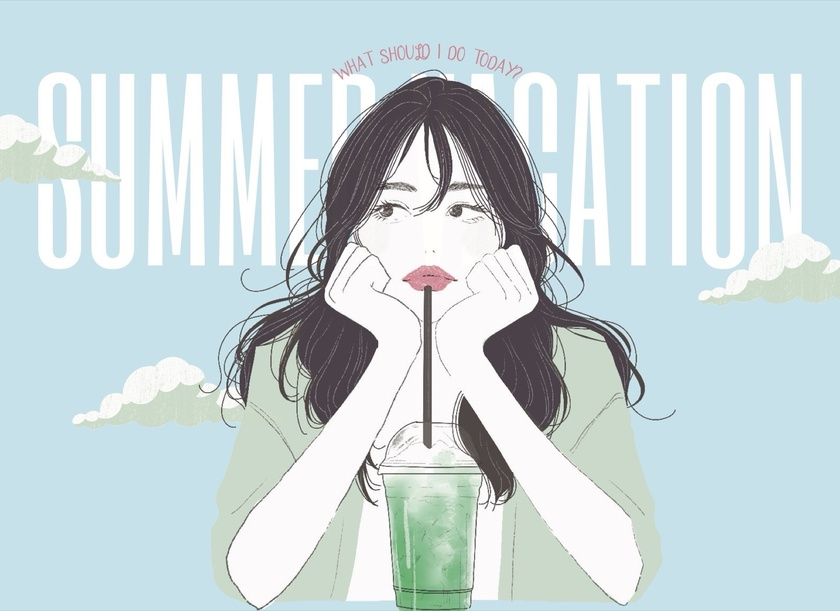
#> input picture img/illust_summer.jpg, 840 x 611 px, shrunk from 1600 x 1163 before the run, found by its file name
$ python make_watermark.py
#> lines starting #> are read from the running program, lines starting #| are printed output that depends on the picture
#!/usr/bin/env python3
"""作品画像に「© chiiko illust」の透かしを焼き込んだ拡大表示用JPEGを img/wm/ に生成"""
import os
from PIL import Image, ImageDraw, ImageFont

IMG = "/Users/user/Desktop/Claude/CiikoCorporation/chiiko-site/img"
OUT = os.path.join(IMG, "wm")
TEXT = "© chiiko illust"

targets = [
    "illust_summer.jpg", "illust_thankyou.jpg", "illust_calendar.jpg",
    "genga_drink.jpg", "genga_bath.jpg", "genga_mock1.jpg", "genga_mock2.jpg",
    "manga_monday.jpg", "manga_beautysearch.jpg",
]

font_path = "/System/Library/Fonts/Supplemental/Arial.ttf"

for name in targets:
    src = os.path.join(IMG, name)
    im = Image.open(src).convert("RGBA")
    w, h = im.size
#> w = 840; h = 611

    overlay = Image.new("RGBA", (w, h), (0, 0, 0, 0))
#> overlay: PIL image 840x611 RGBA; every value is 0
    size = max(24, w // 14)
#> size = 60
    font = ImageFont.truetype(font_path, size)

    # 斜めタイル用レイヤー（大きめに作って回転→中央合わせ）
    diag = int((w * w + h * h) ** 0.5)
#> diag = 1038
    tile = Image.new("RGBA", (diag, diag), (0, 0, 0, 0))
#> tile: PIL image 1038x1038 RGBA; every value is 0
    td = ImageDraw.Draw(tile)
    bbox = td.textbbox((0, 0), TEXT, font=font)
#> bbox = (0, 10, 415, 57)
    tw, th = bbox[2] - bbox[0], bbox[3] - bbox[1]
#> tw = 415; th = 47
    step_x, step_y = tw + size * 3, th + size * 4
#> step_x = 595; step_y = 287
    yy = 0
    row = 0
    while yy < diag:
        xx = -(row % 2) * step_x // 2
        while xx < diag:
            td.text((xx, yy), TEXT, font=font, fill=(120, 116, 110, 60))
            xx += step_x
        yy += step_y
        row += 1
#> this loop made 4 passes
#> yy on passes 1 to 4: 287, 574, 861, 1148
#> after the loop, row = 4; yy = 1148
    tile = tile.rotate(30, expand=False)
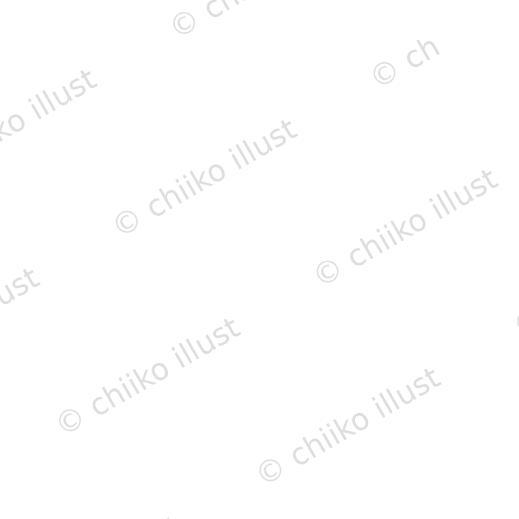
#> tile: PIL image 1038x1038 RGBA (shown at 1/2 size); mean R, G, B, A 3.5, 3.3, 3.2, 1.4; transparent parts drawn white
    overlay.alpha_composite(tile, (-(diag - w) // 2, -(diag - h) // 2))
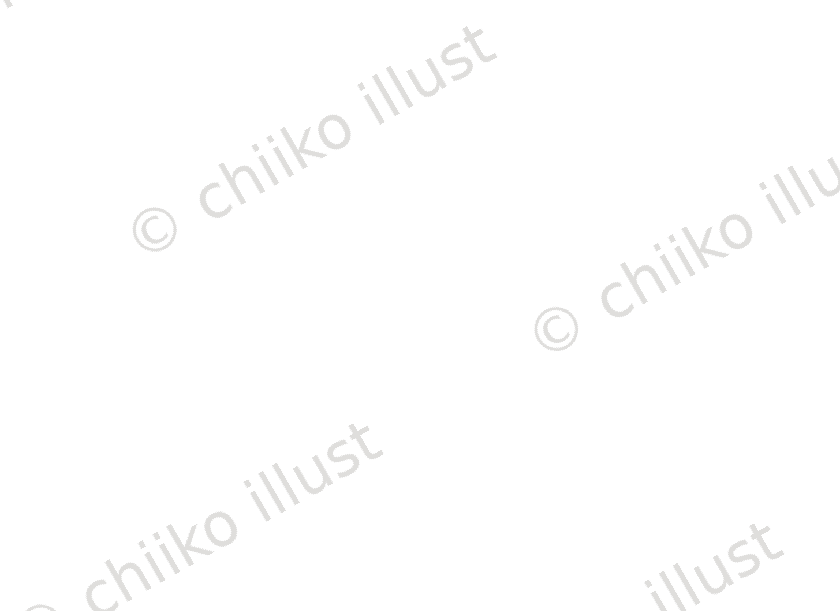
#> overlay: PIL image 840x611 RGBA; mean R, G, B, A 4.2, 4, 3.8, 1.7; transparent parts drawn white

    # 右下に少し濃いめのクレジット
    small = ImageFont.truetype(font_path, max(18, w // 40))
    d = ImageDraw.Draw(overlay)
    sb = d.textbbox((0, 0), TEXT, font=small)
#> sb = (0, 4, 145, 20)
    sw, sh = sb[2] - sb[0], sb[3] - sb[1]
#> sw = 145; sh = 16
    d.text((w - sw - 20, h - sh - 20), TEXT, font=small, fill=(90, 86, 80, 150))

    out = Image.alpha_composite(im, overlay).convert("RGB")
    out.save(os.path.join(OUT, name), "JPEG", quality=82)
    print(name, "->", out.size)
#| illust_summer.jpg -> (840, 611)
#> pass 3 of the loop `for name in targets:`:
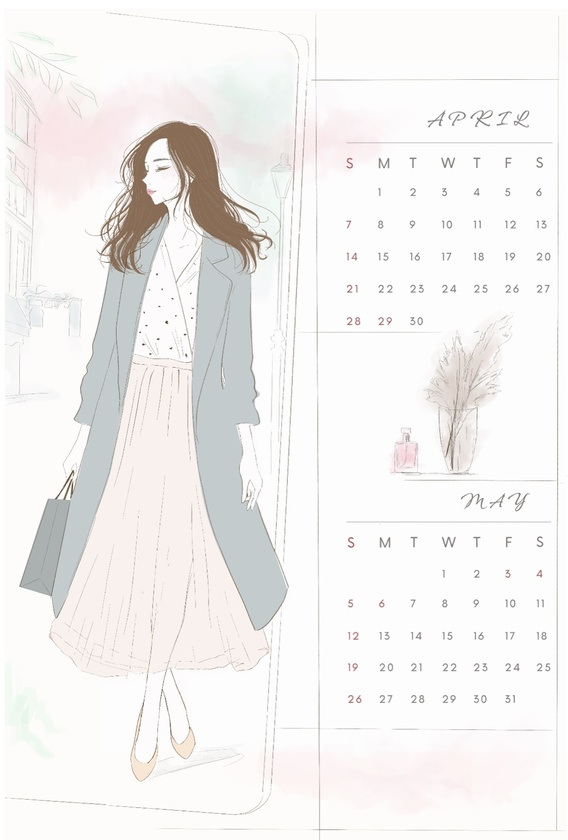
#> input picture img/illust_calendar.jpg, 568 x 840 px, shrunk from 1081 x 1600 before the run, found by its file name
#> im: PIL image 568x840 RGBA
#> bbox = (0, 8, 276, 38)
#> tw = 276; th = 30
#> step_x = 396; step_y = 190
#> the loop `while yy < diag:` made 6 passes
#> yy on passes 1 to 6: 190, 380, 570, 760, 950, 1140
#> after the loop `while yy < diag:`: row = 6; yy = 1140
#> `tile = tile.rotate(30, expand=False)`:
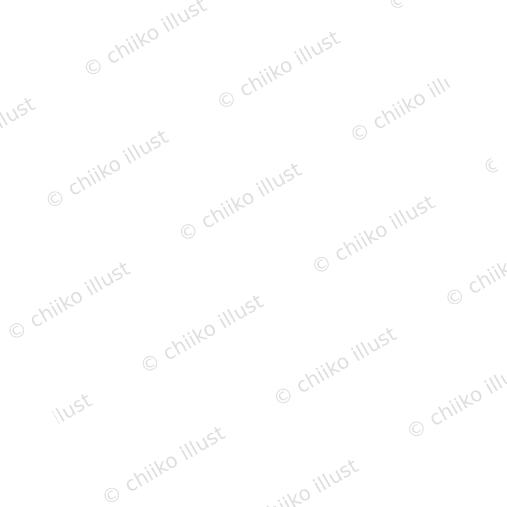
#> tile: PIL image 1014x1014 RGBA (shown at 1/2 size); mean R, G, B, A 4, 3.9, 3.7, 1.5; transparent parts drawn white
#> `overlay.alpha_composite(tile, (-(diag - w) // 2, -(diag - h) // 2))`:
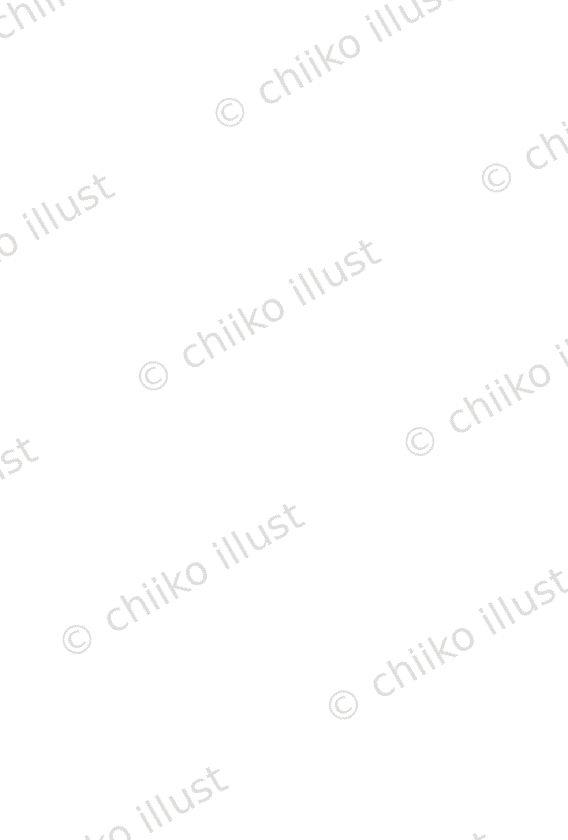
#> overlay: PIL image 568x840 RGBA; mean R, G, B, A 4.3, 4.1, 3.9, 1.6; transparent parts drawn white
#> sb = (0, 3, 124, 17)
#> sw = 124; sh = 14
#> out: PIL image 568x840 RGB
#| illust_calendar.jpg -> (568, 840)
#> (the run stopped early here; a loop or call above may not have finished)
